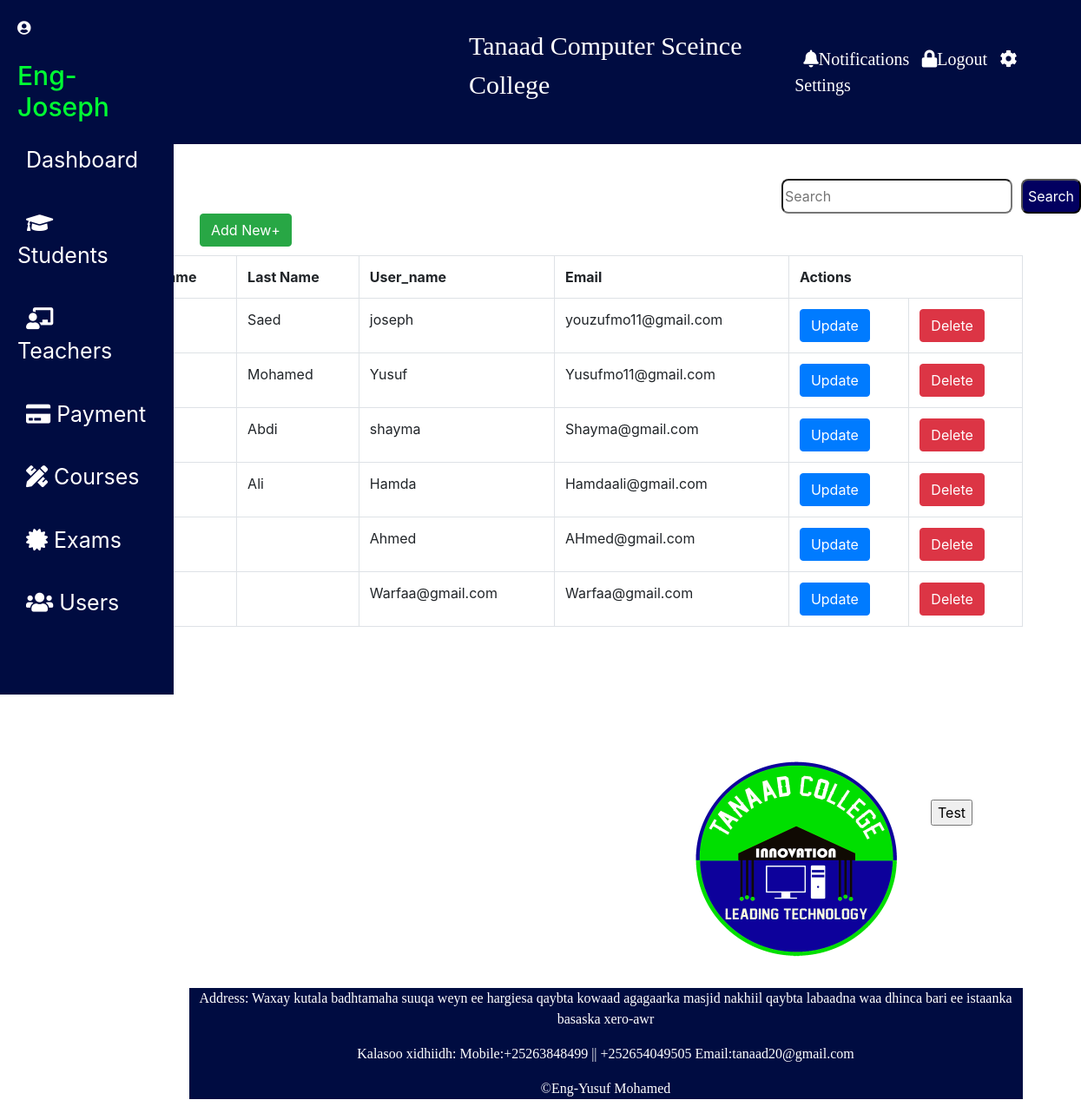
/Users/, run on an earlier commit of the app's database.
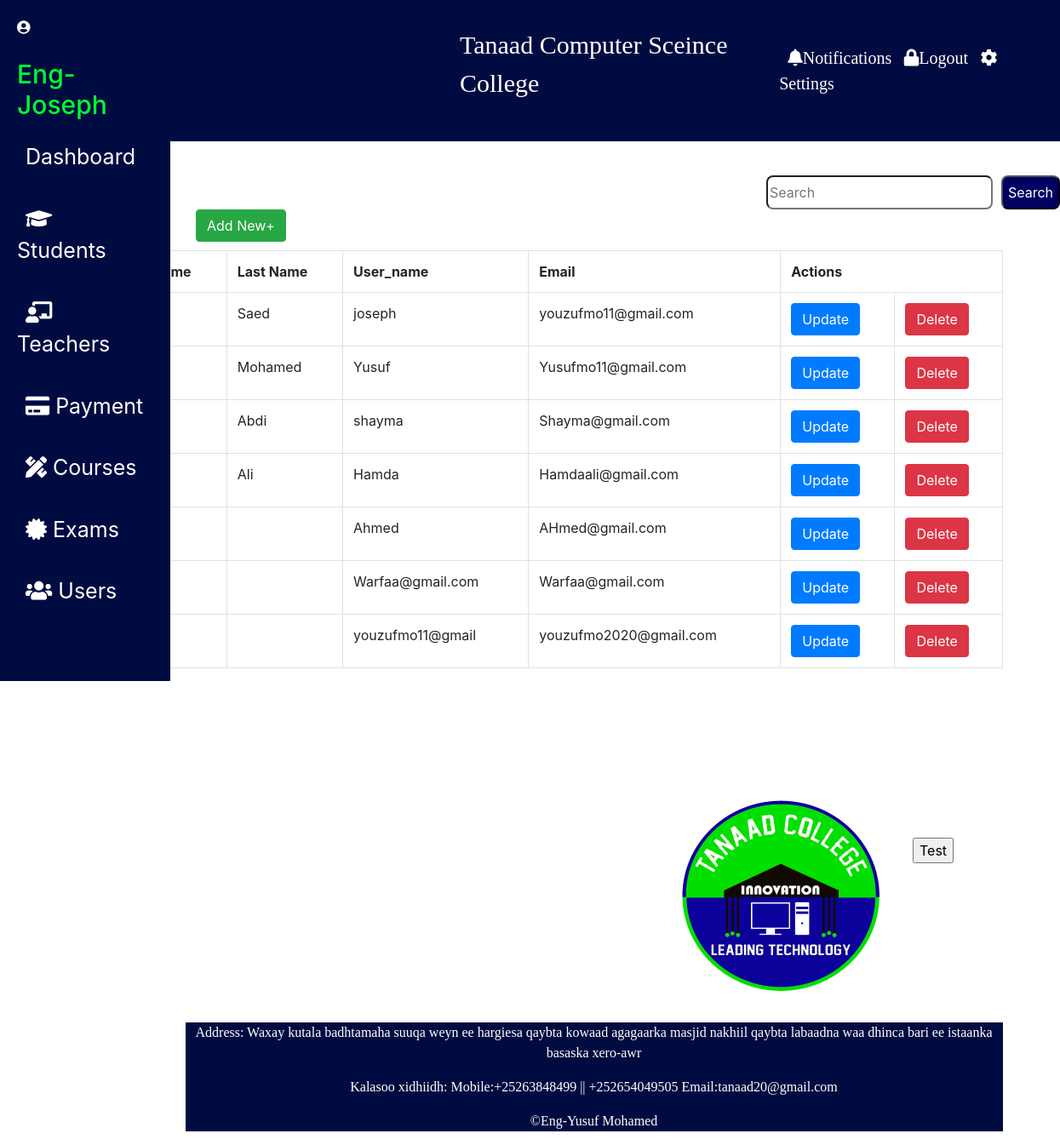
And on a later commit of the database.
### Student/models.py (models this page shows)
class CustomUser(AbstractUser):
    ROLE_CHOICES = (
        ('admin', 'Admin'),
        ('student', 'Student'),
        ('teacher', 'Teacher'),
    )
    role = models.CharField(max_length=10, choices=ROLE_CHOICES)

### Student/views.py (the view)
# urls.py: path('Users/',views.FCUsers,name="Users"),
def FCUsers(request):
 users=CustomUser.objects.all()
 return render(request,'Users/dis_user.html',{'users':users})

### Student/templates/Users/dis_user.html (shortened to what this page needs)
{% extends 'Base Files/base.html'%}
{%load static}
{% block dash%}
<a href="{% url 'adduser' %}"><button class="btn btn-success" id="add" >Add New+</button></a>
<div class="container">
    <table class="table table-bordered">
        <tr>
            <th>No</th>
            <th>First Name</th>
            <th>Last Name</th>
            <th>User_name</th>
            <th>Email</th>
            <th colspan="2">Actions</th>
        </tr>
        {% for us in users %}
        <tr>
            <td>{{us.id}}</td>
            <td>{{us.first_name}}</td>
            <td>{{us.last_name}}</td>
            <td>{{us.username}}</td>
            <td>{{us.email}}</td>
            <td>
                <a href="Updateuser"><button class="btn btn-primary">Update</button></a>
            </td>
            <td>
                <a href="deluser/{{us.id}} "><button class="btn btn-danger">Delete</button></a>
            </td>
        </tr>
        {% endfor %}
    </table>

What changed in the data, as far as the page shows it:
added CustomUser: username "youzufmo11@gmail", email "youzufmo2020@gmail.com"
